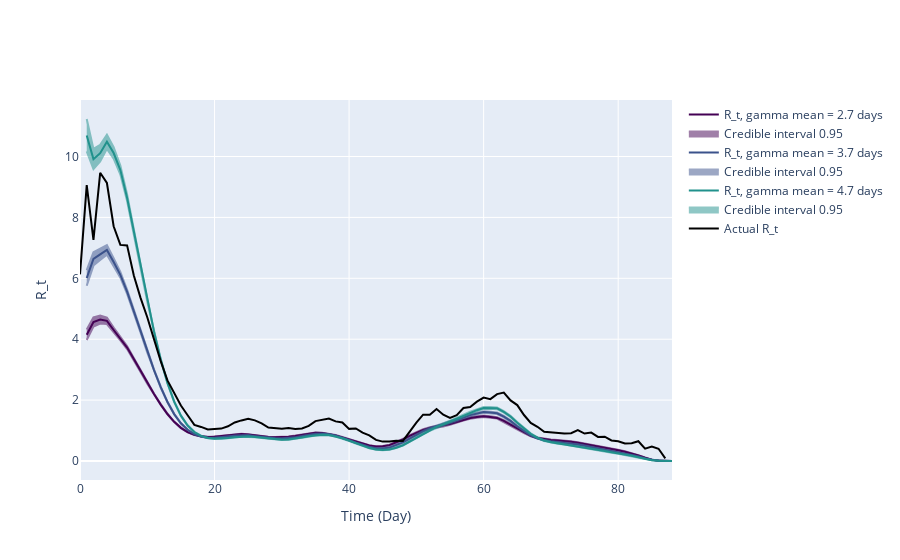

The notebook cell saved with this chart:
### Code cell
# Use incidence data to predict R_t value
theta = incidences_true_r02
end_time_point = len(theta)

inc_data_r02 = pd.DataFrame(
    {
        'Time': np.arange(len(theta)-2),
        'Incidence Number': incidences_true_r02[2:len(theta)]
    }
)

intervals_list_r02 = []
for shape, scale in zip(gamma_shape_list, gamma_scale_list):
    gamma_pdf = gamma.pdf(x, shape, gamma_loc, scale)
    inference = branchpro.BranchProPosterior(
        inc_data=inc_data_r02,
        daily_serial_interval=gamma_pdf,
        alpha=prior_a,
        beta=prior_b)

    inference.run_inference(tau=tau)
    intervals = inference.get_intervals(central_prob=.95)
    intervals_list_r02.append(intervals)

fig = plot_multi_rt_fig(intervals_list_r02, true_rt_r02[2:-1], gamma_pdf, end_time_point)

n = 0
for i, handle in enumerate(fig.figure['data']):
    if handle['name'].startswith('Estimated'):
        mean_val = gamma_shape_list[n]*gamma_scale_list[n]
        handle['name'] = f'R_t, gamma mean = {mean_val:.2g} days'
        n += 1
   
pio.write_image(fig.figure, 'kg_inference_plots/predicted_vs_true_rt_r02_multi.pdf') 
fig.show_figure()
